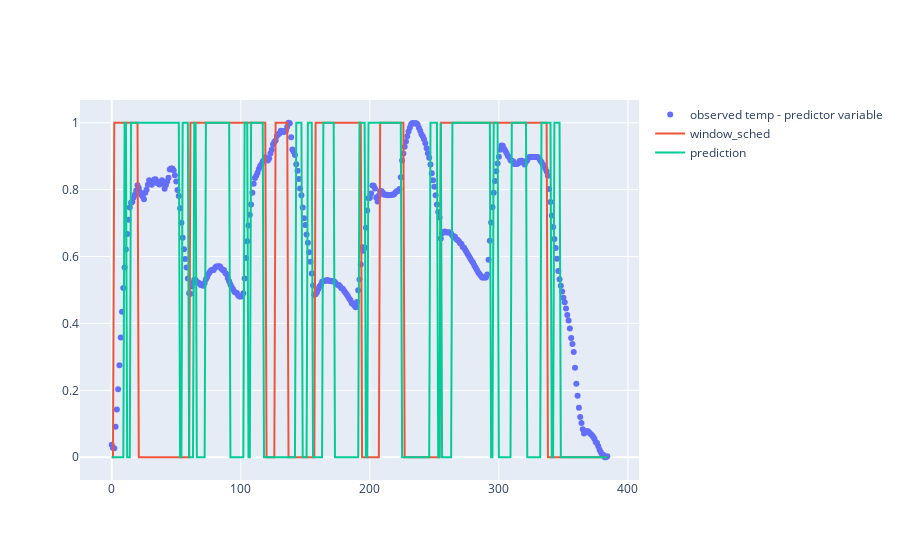

This figure's notebook cell:
### Code cell
fig = make_subplots(rows=1, cols=1, shared_xaxes=True)

fig.add_trace(go.Scatter(
    y=x, 
    mode='markers',
    name="observed temp - predictor variable"
), row = 1, col = 1)

fig.add_trace(go.Scatter(
    y=y, 
    mode='lines',
    name="window_sched",
), row = 1, col = 1)


fig.add_trace(go.Scatter(
    y=choices, 
    mode='lines',
    name="prediction",
), row = 1, col = 1)

### Figure 1 — Plotly figure (JSON) as saved in the notebook; plotly's stock layout.template omitted (floating-point values rounded to 4 significant figures; data arrays with more than 128 entries replaced by an {"elided": "..."} marker saying what was removed)
{"data": [{"mode": "markers", "name": "observed temp - predictor variable", "type": "scatter", "xaxis": "x", "y": {"elided": "385 float values"}, "yaxis": "y"}, {"mode": "lines", "name": "window_sched", "type": "scatter", "xaxis": "x", "y": {"elided": "385 int values"}, "yaxis": "y"}, {"mode": "lines", "name": "prediction", "type": "scatter", "xaxis": "x", "y": {"elided": "385 int values"}, "yaxis": "y"}], "layout": {"xaxis": {"anchor": "y", "domain": [0, 1]}, "yaxis": {"anchor": "x", "domain": [0, 1]}}}
